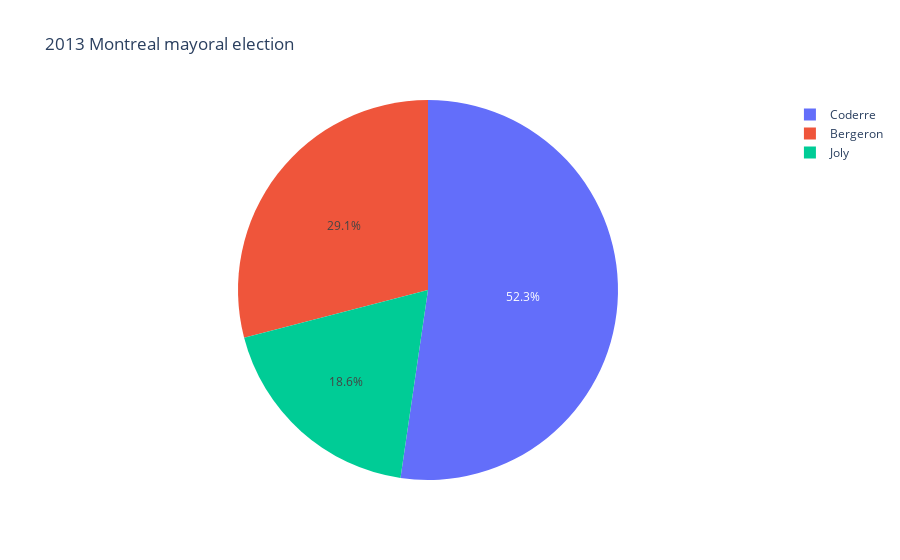

The notebook cell this image was saved under:
### Markdown cell above
### 3.3 Using The New Package
Finally, it's time to use the newly installed package! Pick a dataset from the [data package](https://plotly.com/python-api-reference/generated/plotly.data.html) that is a part of Plotly. 


### 3.3.1 (10 points):

Create a graph using one of these datasets. You can use the documentation for inspiration, but try to change the variables around so you get to really experience the package! Make sure to include titles and axis labels!

### Code cell
import plotly
election = plotly.data.election()

import plotly.express as px
px.pie(election, values= 'total', names = 'winner', title = "2013 Montreal mayoral election")

### Figure 1 — Plotly figure (JSON) as saved in the notebook; plotly's stock layout.template omitted (floating-point values rounded to 4 significant figures)
{"data": [{"domain": {"x": [0, 1], "y": [0, 1]}, "hovertemplate": "winner=%{label}<br>total=%{value}<extra></extra>", "labels": ["Joly", "Joly", "Coderre", "Bergeron", "Bergeron", "Bergeron", "Coderre", "Coderre", "Coderre", "Coderre", "Bergeron", "Bergeron", "Bergeron", "Bergeron", "Coderre", "Coderre", "Coderre", "Coderre", "Coderre", "Coderre", "Joly", "Coderre", "Coderre", "Joly", "Joly", "Joly", "Bergeron", "Coderre", "Coderre", "Bergeron", "Coderre", "Coderre", "Coderre", "Coderre", "Coderre", "Bergeron", "Joly", "Joly", "Joly", "Joly", "Coderre", "Joly", "Coderre", "Coderre", "Joly", "Joly", "Joly", "Coderre", "Coderre", "Bergeron", "Bergeron", "Coderre", "Coderre", "Coderre", "Coderre", "Bergeron", "Bergeron", "Bergeron"], "legendgroup": "", "name": "", "showlegend": true, "type": "pie", "values": [7334, 6363, 8650, 9030, 10747, 7370, 8316, 10546, 9465, 8351, 9282, 11050, 10867, 10866, 9259, 7247, 9587, 8385, 6454, 8479, 9378, 7096, 9200, 7956, 4099, 6357, 6445, 5872, 7583, 10802, 5615, 3951, 3469, 4663, 4287, 5172, 4687, 7688, 6125, 3263, 3003, 4438, 9560, 7809, 1887, 1889, 1432, 789, 9737, 9135, 7900, 8025, 9111, 8060, 2062, 1965, 1330, 1678]}], "layout": {"legend": {"tracegroupgap": 0}, "title": {"text": "2013 Montreal mayoral election"}}}
